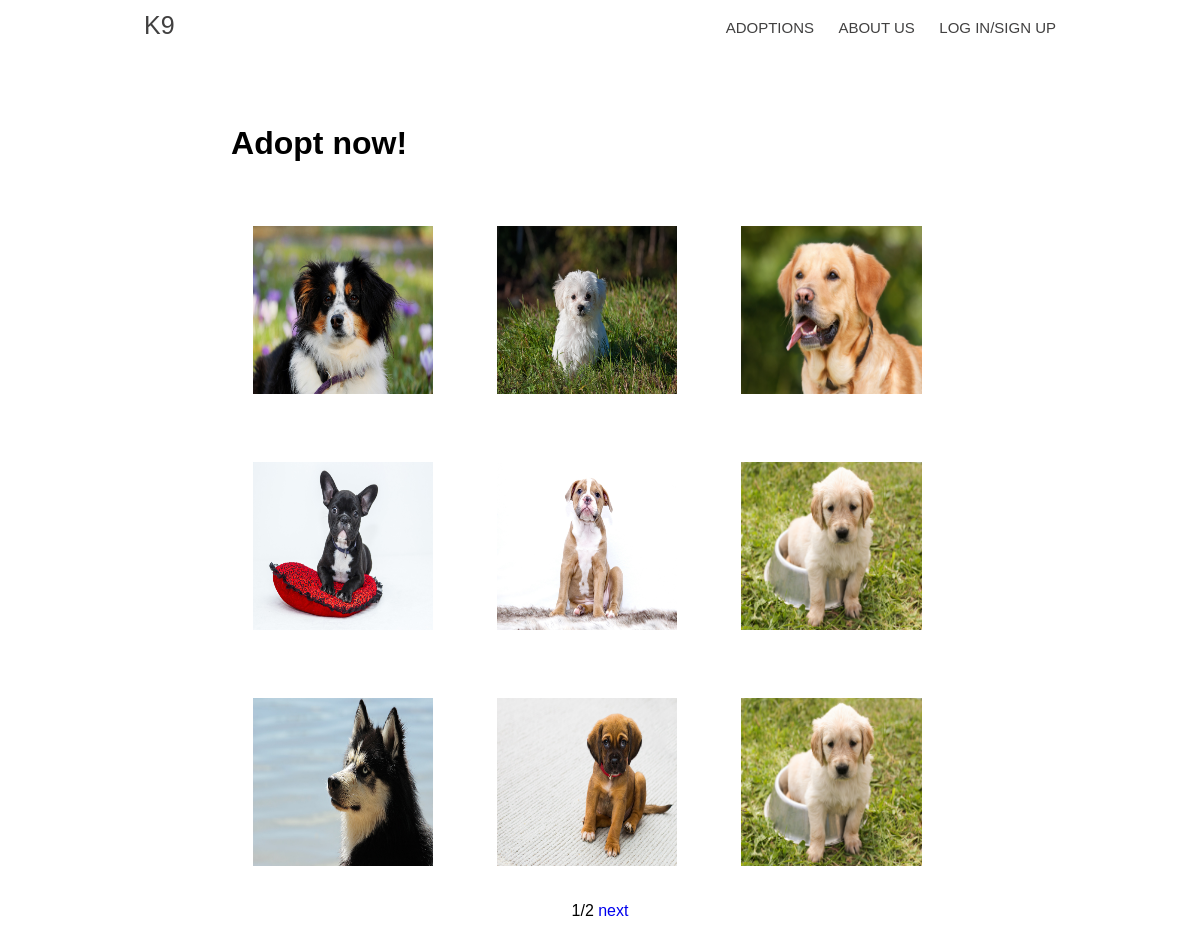
Page /adoptions on the earlier database version.
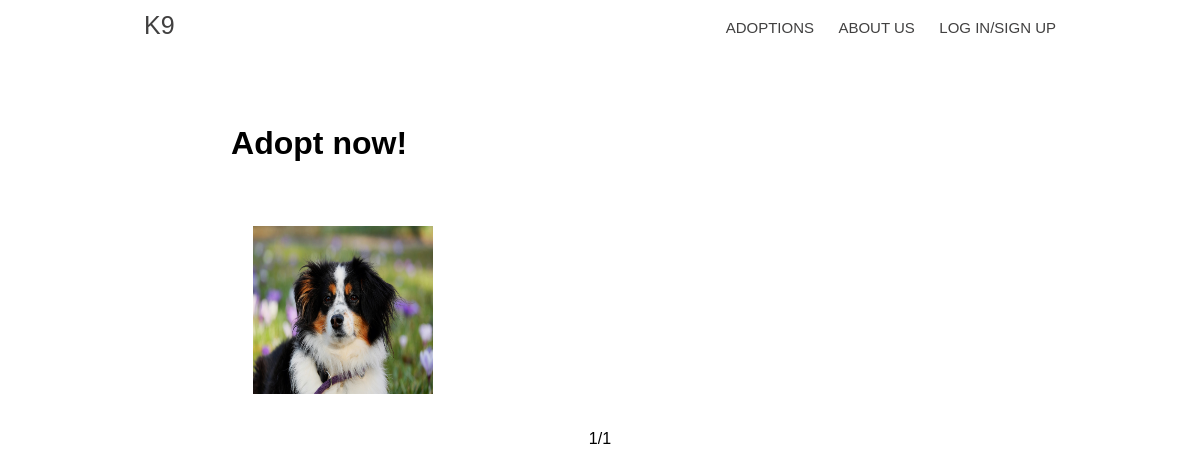
Same page on the later database version.
### models.py (models this page shows)
class Post(DB.Model):
    id = DB.Column(DB.Integer, primary_key=True)
    text = DB.Column(DB.Text(), nullable=False)
    title = DB.Column(DB.String(20), nullable=False)
    gender = DB.Column(DB.String(6))
    age = DB.Column(DB.Integer)
    user_id = DB.Column(DB.Integer, DB.ForeignKey('user.id'), nullable=False)
    comments = DB.relationship('Comment', backref='post', lazy=True)
    tags = DB.relationship('Tag', secondary=POST_TAG)
    bones = DB.relationship('User', secondary=BONES_USER_POST)
    date = DB.Column(DB.DateTime, default=datetime.utcnow)
    images = DB.relationship('Image', backref='post', lazy=True)

class Image(DB.Model):
    id = DB.Column(DB.Integer, primary_key=True)
    name = DB.Column(DB.String, nullable=False)
    post_id = DB.Column(DB.Integer, DB.ForeignKey('post.id'), nullable=False)

### main.py (the view)
@APP.route('/adoptions', methods=['GET', 'POST'])
def adoptions():
    arguments = request.args
    if 'page' in arguments:
        page_number = int(arguments['page'])
    else:
        page_number = 1
    count = 9
    total = Post.query.count()
    pag = Paginator(page_number, count, total)
    posts = Post.query.offset((page_number-1)*count).limit(count).all()
    return render_template('adoptions.html', posts=posts, paginator=pag)

### main.py (called while the page is built)
def is_admin(user):
    if hasattr(user, 'rank') and user.rank == _ADMIN_RANK_:
        return True
    else:
        return False

    @property
    def pages(self):
        return int(ceil(float(self.total)/self.per_page))

    @property
    def has_next(self):
        return self.page < self.pages

    @property
    def has_prev(self):
        return self.page > 1

### templates/adoptions.html (shortened to what this page needs)
{%extends "base.html"%}
{%block links%}
<link href="{{url_for('static', filename='css/adopt.css') }}"
rel="stylesheet" type="text/css">
{%endblock%}
{%block content%}
<div class="content">
<h1>Adopt now!</h1>
{%for post in posts%}
        <a href="dog?id={{post.id}}" target="blank">
            <div class="item">
                <img src="{{url_for('static',filename='uploads/images/'+post.images[0].name)}}" alt="dog">
            </div>
        </a>
    {%endfor%}
    <div style="clear:both;text-align:center;">
            {{paginator.page}}/{{paginator.pages}}
            {%if paginator.has_next%}
                <a href='{{request.endpoint+"?page="+(paginator.page+1)|string}}'>next</a>
            {%endif%}
        {%endblock%}

### templates/base.html (shortened to what this page needs)
<!DOCTYPE html>
<html lang="en">
<head>
    <link   href="{{url_for('static', filename='css/meniu.css') }}" rel="stylesheet" type="text/css">
    {%block links%}{%endblock%}
</head>
<body>
    <header class="main_h">
        <div class="row">
            <a class="logo" href="{{url_for('index')}}">K9</a>
            <nav>
                <ul>
                    <li><a href="{{url_for('adoptions')}}">Adoptions</a></li>
                    <li><a href="{{url_for('static',filename='page/about.html')}}">About us</a></li>
                    {%if current_user.is_authenticated%}
                    <li><a href="{{url_for('logout')}}">Logout</a></li>
                    {%else%}
                    <li><a href="{{url_for('login')}}">Log In/Sign Up</a></li>
                    {%endif%}
                </ul>
            </nav>
        </div>
    </header>
    <main>
    {% block content%}{%endblock%}
    </main>
</body>
</html>

### static/css/meniu.css (style rules this page uses)
.main_h { position: fixed; max-height: 70px; z-index: 999; width: 100%; left: 0px; color: rgb(65, 64, 64); top: 0px; background-color: rgba(255, 255, 255, 0.93); opacity: 1; overflow: hidden; font-family: "Montserrat", sans-serif; }
.logo { width: 50px; font-size: 25px; color: rgb(65, 64, 64); text-transform: uppercase; float: left; display: block; margin-top: 0; line-height: 2; margin-bottom: 10px; }
nav { float: right; width: 90%; }
nav ul { list-style: none; overflow: hidden; text-align: right; float: right; }
nav ul li { display: inline-block; margin-left: 20px; line-height: 1.5; }
nav ul a { color: rgb(65, 64, 64); text-transform: uppercase; font-size: 15px; }
.row { width: 100%; max-width: 80%; margin: 0 auto; position: relative; padding: 0 2%; }
* { box-sizing: border-box; font-family: "Montserrat", sans-serif; }
a { text-decoration: none; }
main { margin-top: 70px; }

### static/css/adopt.css (style rules this page uses)
.content { width: 100%; max-width: 70%; margin: 0 auto; padding: 2% 3%; }
h1 { padding: 10px; }
.item { max-height: 250px; margin: 1em; display: block; position: relative; overflow: hidden; max-width: 28%; float: left; }
.item img { height: 200px; width: 250px; padding: 1em; max-width: 100%; }
.item, .item * { box-sizing: border-box; }

Differences in the rows shown:
removed Post: name (picture)
removed Post: name (picture)
removed Post: name (picture)
removed Post: name (picture)
removed Post: name (picture)
removed Post: name (picture)
removed Post: name (picture)
removed Post: name (picture)
Other differences:
{{ paginator.pages }}: "2" → "1"
text no longer shown: "next"
